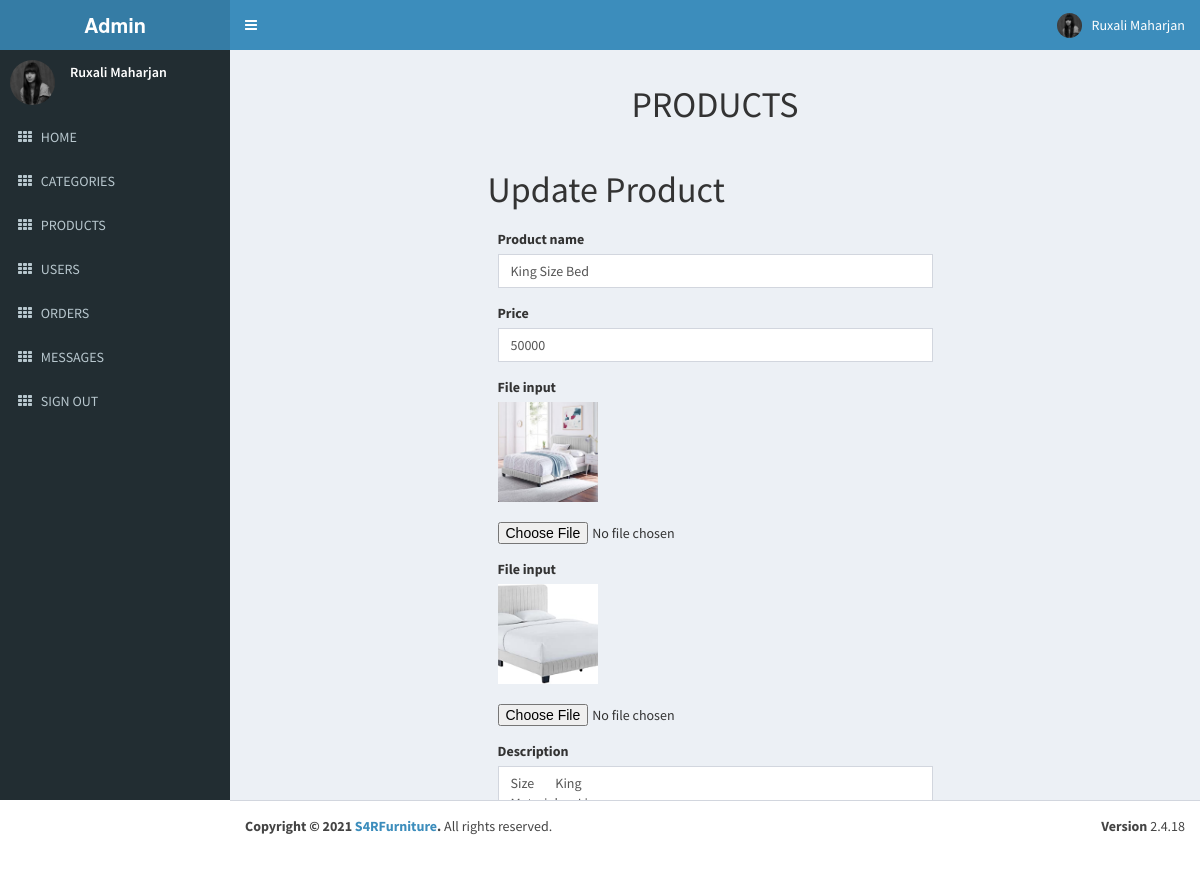
Screenshot of /admin/updateProducts.php?id=1 (signed in) with the database file from the repository.
### tables this page shows
CREATE TABLE `products` (
  `id` int(11) NOT NULL,
  `name` varchar(30) NOT NULL,
  `price` int(11) NOT NULL,
  `image1` varchar(255) NOT NULL,
  `image2` varchar(255) NOT NULL,
  `description` mediumtext NOT NULL,
  `category_id` int(11) NOT NULL,
  `created_at` timestamp NOT NULL DEFAULT current_timestamp(),
  `updated_at` timestamp NOT NULL DEFAULT current_timestamp(),
  `status` int(11) NOT NULL
);

### admin/updateProducts.php (the view, shortened to what this page needs)
<!DOCTYPE html>
<html>
<?php
include('adminfiles/head.php')
?>
<body class="hold-transition skin-blue sidebar-mini">
  <div class="wrapper">
    <?php
    include('adminfiles/header.php')
    ?>
    <?php
    include('adminfiles/aside.php');
    ?>
    <div class="content-wrapper">
      <section class="content-header">
        <center>
          <h1>
            PRODUCTS
          </h1>
        </center>
      </section>
      <section class="content">
        <div class="row">
          <div class="col-sm-3">
          </div>
          <div class="col-sm-6">
            <form role="form" action="proupdatehandler.php" method="post" enctype="multipart/form-data">
              <?php
              include("../connect.php");
              if(isset($_GET['id'])){
              $id = $_GET['id'];
                $sql = "SELECT * FROM products WHERE id='$id' ";
                $res = mysqli_query($connect, $sql);
                $row = $res->fetch_assoc();
              }
              ?>
              <h1>Update Product</h1>
              <div class="box-body">
                <div class="form-group">
                  <label for="name">Product name</label>
                  <input type="text" class="form-control" id="name" placeholder="Enter product name" name="name" value="<?php echo $row['name'] ;?>">
                </div>
                <div class="form-group">
                  <label for="price">Price</label>
                  <input type="text" class="form-control" id="price" placeholder="Enter amount" name="price" value="<?php echo  $row['price'] ;?>">
                </div>
                <div class="form-group">
                  <label for="picture">File input</label>
                  <br>
                  <img src="<?php echo $row['image1'];?>" alt="" style="height:100px!important; width:100px!important; object-fit:cover;">
                  <br>
                  <br>
                  <input type="file" id="picture" name="file" value="<?php echo  $row['image1'] ;?>">
                </div>
                <div class="form-group">
                  <label for="picture">File input</label>
                  <br>
                  <img src="<?php echo $row['image2'];?>" alt="" style="height:100px!important; width:100px!important; object-fit:cover;">
                  <br>
                  <br>
                  <input type="file" id="picture1" name="file1" value="<?php echo  $row['image2'] ;?>">
                </div>
                <div class="form-group">
                  <label for="description">Description</label>
                  <textarea class="form-control" name="description" id="description" rows="10" style="height: 180px;" ><?php echo $row['description'];?></textarea>
                </div>
              </div>
            </form>
          </div>
        </div>
      </section>
    </div>
  </div>
  <?php
  include('adminfiles/footer.php');
  ?>
</body>
</html>

### rows the page displays
products: name "King Size Bed", price "50000", image1 (picture), image2 (picture), description "Size King Material Linen Color Grey Furniture Finish Metallic Style Contemporary"
